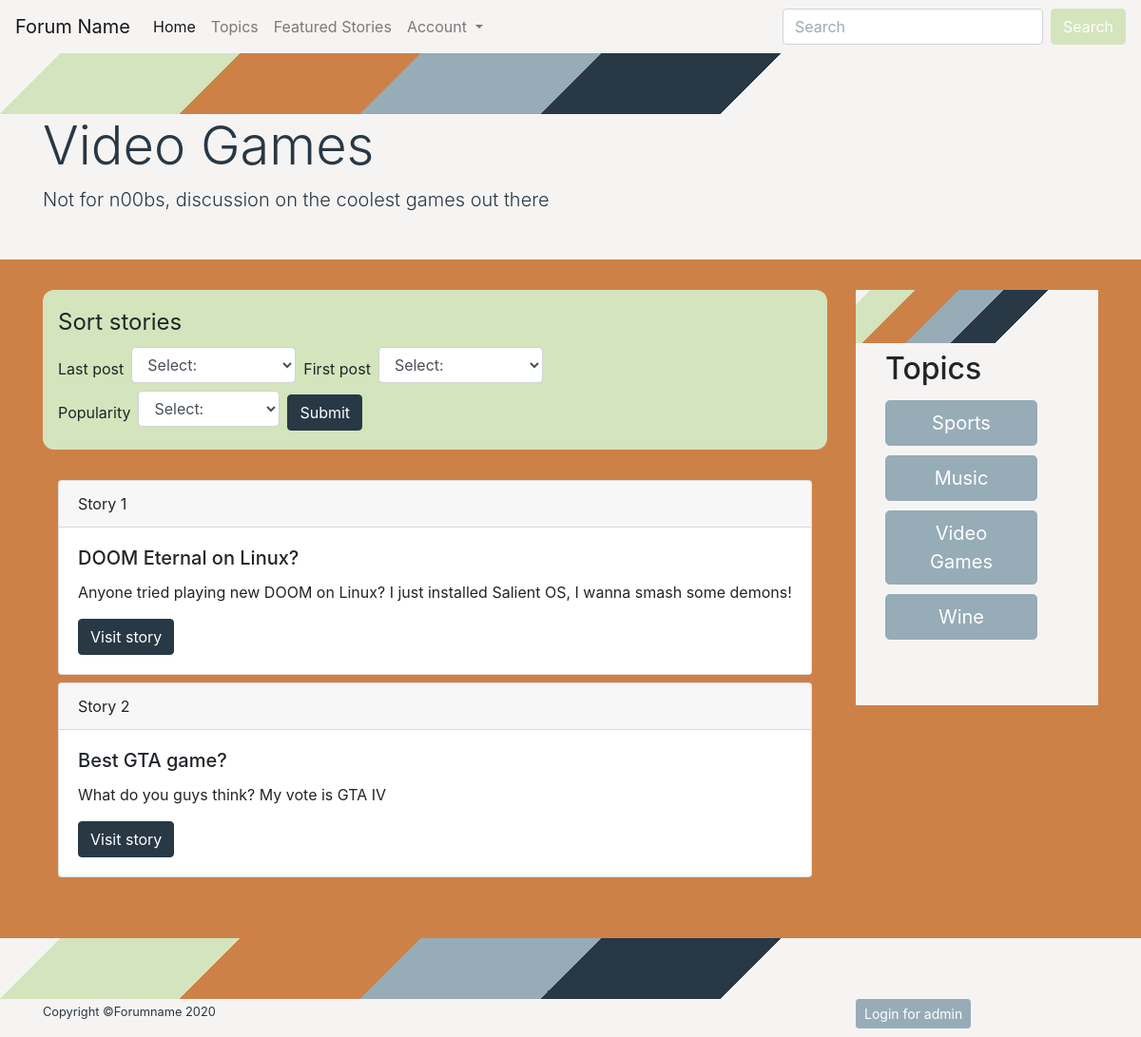
/topic.php?id=3, run on the app's committed database.
### tables this page shows
CREATE TABLE topic (
  topicID INT PRIMARY KEY AUTO_INCREMENT,
  topicName VARCHAR(255),
  topicPicture VARCHAR(255),
  topicDesc TEXT,
  isApproved BIT,
  userID INT,

  FOREIGN KEY (userID) REFERENCES profile(userID)
    ON DELETE CASCADE
);

CREATE TABLE story (
  storyID INT PRIMARY KEY AUTO_INCREMENT,
  storyName VARCHAR(255),
  storyContent TEXT,
  topicID INT,
  userID INT,

  FOREIGN KEY (topicID) REFERENCES topic(topicID)
    ON DELETE CASCADE,
  FOREIGN KEY (userID) REFERENCES profile(userID)
    ON DELETE CASCADE
);

### topic.php (the view, shortened to what this page needs)
<!doctype html>
<html lang="en">
  <head>
    <link rel="stylesheet" href="css/bootstrap.min.css">
    <link rel="stylesheet" href="css/main.css" />
  </head>
  <body>
    <?php
      include 'include/navbar.php';
    ?>
<div class="jumbotron jumbotron-fluid">
  <div class="container">
    <?php
    try{
      $pdo = openConnection();
      if(isset($_GET['id'])) {
        $topicId = $_GET['id'];
        $SQL = "SELECT * FROM topic WHERE topicID = ?";
        $stmt = $pdo->prepare($SQL);
        $stmt->execute([$topicId]);
        while($row = $stmt->fetch()) {
          echo "
          <h1 class=\"display-4\">".$row['topicName']."</h1>
          <p class=\"lead\">".$row['topicDesc']."</p>
          ";
        }
      } else {
        echo "<h1 class=\"display-4\">Not a topic!</h1>";
        echo "<p class=\"lead\">How did you get here? This isn't supposed to happen... Go back home and try again!</p>";
      }
    } catch(PDOException $e) {
      die($e->getMessage());
    }
    ?>
  </div>
</div>
<div class="container">
  <div class="row">
    <div class="col-sm-9">
      <div class="text-enter-container sortbar">
        <form class="form-inline" name="sortbar" method="post" action="topic.php">
          <legend>Sort stories</legend>
          <div class="form-group">
            <label for="lastPost" class="mr-sm-2">Last post</label>
            <select class="form-control mb-2 mr-sm-2" id="lastPost">
              <option>Select:</option>
            </select>
            <label for="firstPost" class="mr-sm-2">First post</label>
            <select class="form-control mb-2 mr-sm-2" id="firstPost">
              <option>Select:</option>
            </select>
          </div>
          <div class="form-group">
            <label for="popularity" class="mr-sm-2">Popularity</label>
            <select class="form-control mb-2 mr-sm-2" id="date">
              <option>Select:</option>
            </select>
            <button type="submit" class="btn btn-primary" onclick="return validateLogin()">Submit</button>
          </div>
        </form>
      </div>
      <?php
      try{
        $pdo = openConnection();
        if(isset($_GET['id'])) {
          $counter = 1;
          $topicId = $_GET['id'];
          $SQL = "SELECT * FROM story WHERE topicID = ?";
          $stmt = $pdo->prepare($SQL);
          $stmt->execute([$topicId]);
          while($row = $stmt->fetch()) {
            echo "
            <div class=\"card\">
              <div class=\"card-header\">
                Story ".$counter++."
              </div>
              <div class=\"card-body\">
                <h5 class=\"card-title\">".$row['storyName']."</h5>
                <p class=\"card-text\">
                  ".$row['storyContent']."
                </p>
                <a href=\"story.php?id=".$row['storyID']."\" class=\"btn btn-primary\">Visit story</a>
              </div>
            </div>
            ";
          }
        } else {
          echo "<h2>No stories found for that topic!</h2>";
        }
      } catch(PDOException $e) {
        die($e->getMessage());
      }
      ?>
    </div>
    <div class="col-sm-3">
      <div class="sticky-top">
        <div class="col-sm-3">
          <h2>Topics</h2>
          <?php include 'include/topicSidebar.php'; ?>
        </div>
      </div>
    </div>
  </div>
</div>
<?php
  include 'include/footer.php';
?>
  </body>
</html>

### include/topicSidebar.php
<?php
try{
  $pdo = openConnection();
} catch(PDOException $e) {
  die($e->getMessage());
}
$SQL = "SELECT * FROM topic";
$result = $pdo->query($SQL);
while($row = $result->fetch()) {
  echo "
    <a class=\"btn btn-secondary btn-lg\" href=\"topic.php?id=".$row['topicID']."\" role=\"button\">".$row['topicName']."</a>
  ";
}
 ?>

### css/main.css (style rules this page uses)
body { background-color: #CE8147; width:100%; }
.card { margin: 0.5em 1em 0.5em 1em; }
.jumbotron-fluid { background: linear-gradient(-45deg, #F6F4F3 0 35%, #283845 0 50%, #96ACB7 0 65%, #CE8147 0 80%, #D4E4BC 0 95%, #F6F4F3 0); background-size: 100% 4em; background-repeat: no-repeat; background-color:#F6F4F3; color:#283845; padding-top:4em; margin-top:3.5em; padding-bottom: 2em; width:100%; }
.sticky-top { padding: 4em 1em 4em 1em; background: linear-gradient(-45deg, #F6F4F3 0 35%, #283845 0 50%, #96ACB7 0 65%, #CE8147 0 80%, #D4E4BC 0 95%, #F6F4F3 0); background-size: 100% 3.5em; background-repeat: no-repeat; background-color:#F6F4F3; }
.sticky-top .btn { width:8em; margin:0.25em 0 0.25em 0; }
.sortbar { margin-bottom: 2em; background-color: #D4E4BC; padding: 1em; border-radius: 0.75em; }

### data on the page
topic: topicName "Video Games", topicDesc "Not for n00bs, discussion on the coolest games out there"
story: storyName "DOOM Eternal on Linux?", storyContent "Anyone tried playing new DOOM on Linux? I just installed Salient OS, I wanna smash some demons!"
story: storyName "Best GTA game?", storyContent "What do you guys think? My vote is GTA IV"
topic: topicName "Sports"
topic: topicName "Music"
topic: topicName "Wine"
